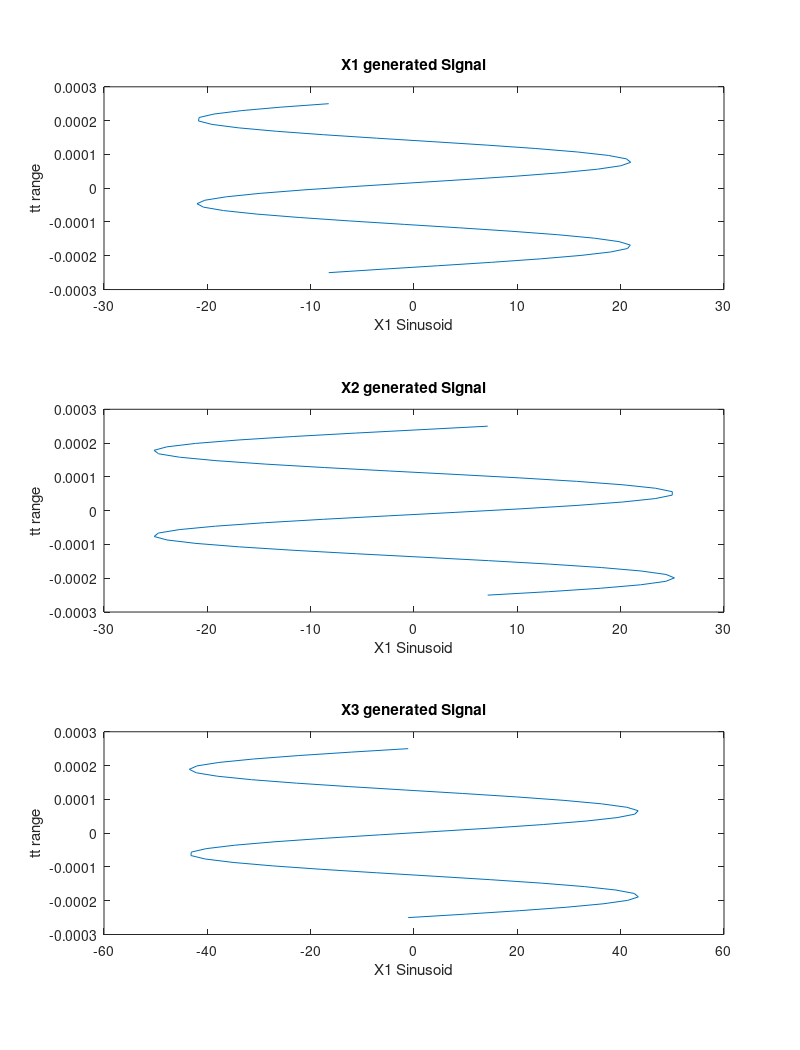

Reproduce this figure in MATLAB.
Tp = 1/4000;
N_samples = 50;

tt = linspace(-Tp, Tp, N_samples);

Age = 21;
Month = 7;
Day = 23;

Amp1 = Age;
Amp2 = 1.2 * Amp1;

tm1 = (37.2 / Month) * Tp;
tm2 = -(41.3 / Day) * Tp;

x1 = Amp1 * cos(2 * pi * 4000 * (tt - tm1));
x2 = Amp2 * cos(2 * pi * 4000 * (tt - tm2));

x3 = x1 + x2

figure();

subplot(3, 1, 1);
plot(x1, tt);
xlabel("X1 Sinusoid");
ylabel("tt range");
title("X1 generated Signal");

subplot(3, 1, 2);
plot(x2, tt);
xlabel("X1 Sinusoid")
ylabel("tt range");
title("X2 generated Signal");

subplot(3, 1, 3);
plot(x3, tt);
xlabel("X1 Sinusoid")
ylabel("tt range");
title("X3 generated Signal");

orient(gcf, "tall");

saveas(gcf, "subplots_tall.png");

figure(gcf);

% complex exponential for 3.2

x1 = Amp1 * exp(i * 8000 * pi * (tt - tm1))